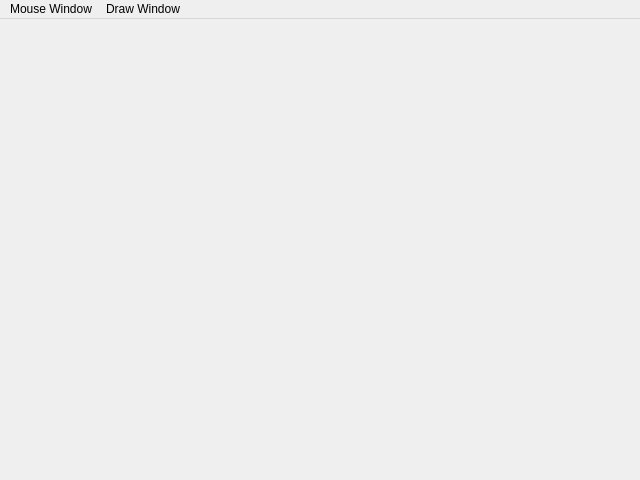
<?xml version="1.0" encoding="UTF-8"?>
<ui version="4.0">
  <class>Application::MainWindow</class>
  <widget class="QMainWindow" name="MainWindow">
    <property name="geometry">
      <rect>
        <x>0</x>
        <y>0</y>
        <width>640</width>
        <height>480</height>
      </rect>
    </property>
    
    <action name="ActionClose">
      <property name="text">
        <string>Close</string>
      </property>
      <property name="shortcut">
        <string>Ctrl+Q</string>
      </property>
      <property name="menuRole">
        <enum>QAction::QuitRole</enum>
      </property>
    </action>

    <widget class="QMenuBar" name="MenuBar">
      <widget class="QMenu" name="menuMouseWindow">
        <property name="title">
          <string>Mouse Window</string>
        </property>
        <addaction name="openMouseWindow"/>
      </widget>
      <action name="openMouseWindow">
        <property name="text">
          <string>Open</string>
        </property>
      </action>

      <widget class="QMenu" name="menuDrawWindow">
        <property name="title">
          <string>Draw Window</string>
        </property>
        <addaction name="openDrawWindow"/>
        <action name="openDrawWindow">
          <property name="text">
            <string>Open</string>
          </property>
        </action>
      </widget>

      <addaction name="menuMouseWindow"/>
      <addaction name="menuDrawWindow"/>
    </widget>

    <widget class="QStackedWidget" name="SwitchLayout"/>

  </widget>
</ui>
